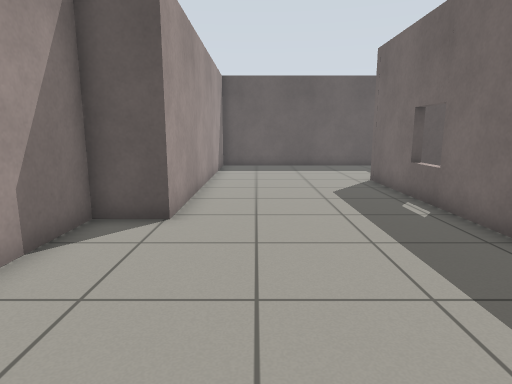
View 1 (above)

12 first-person views from a walk through a Gazebo world. The camera is 0.93 m above the floor, tilts 10° down and sees 75° across. The floor is counted in squares, 0.5 m on a side. Each view is taken from the middle of a square. On the plan, view 1 faces up. The plan holds only what a view shows up to about 17 squares ahead; the rest is blank.

View 2
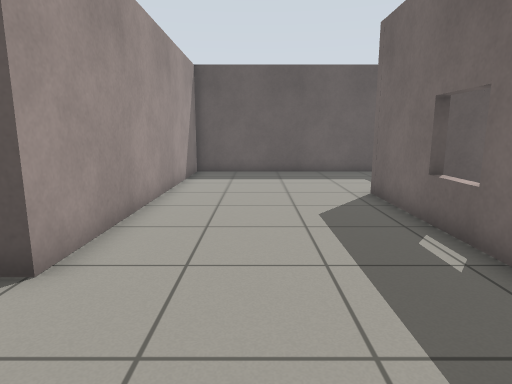

View 3
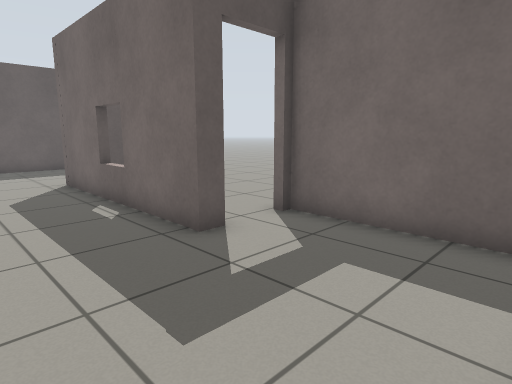

View 4
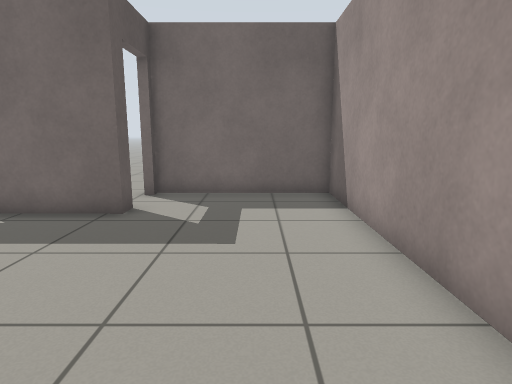

View 5
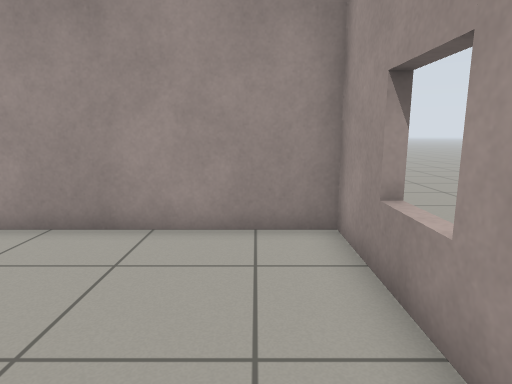

View 6
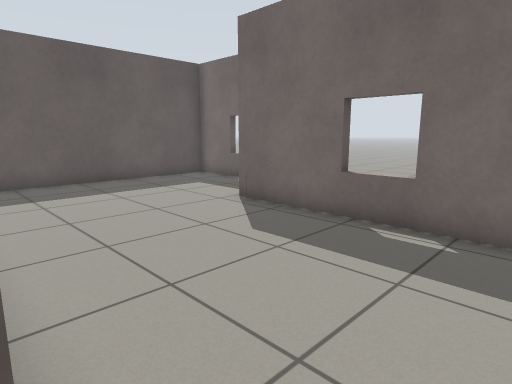

View 7
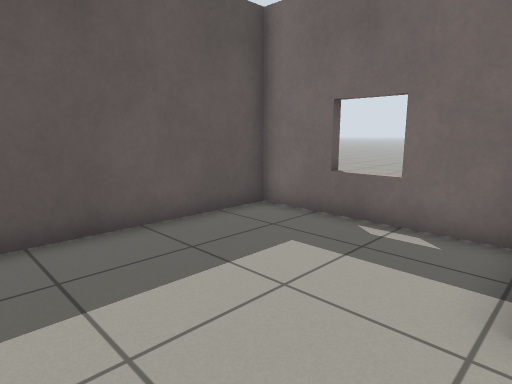

View 8
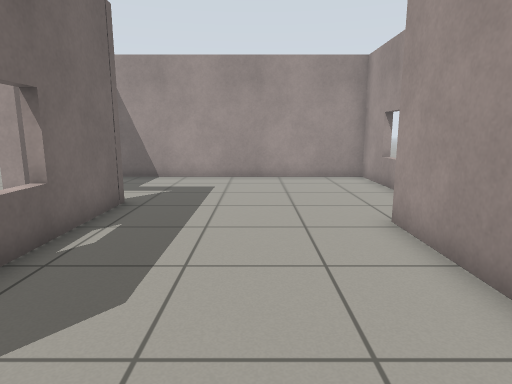

View 9
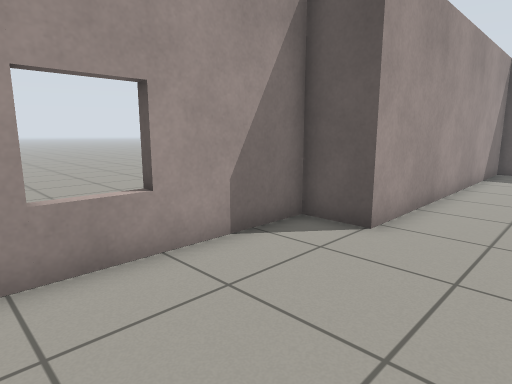

View 10
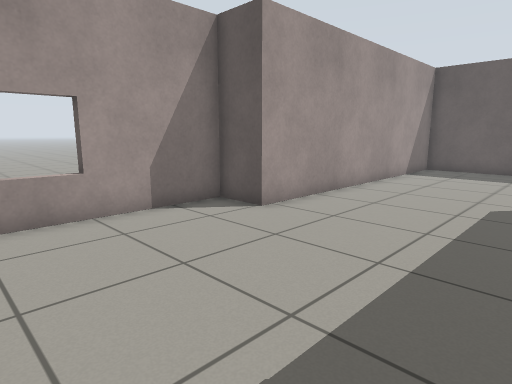

View 11
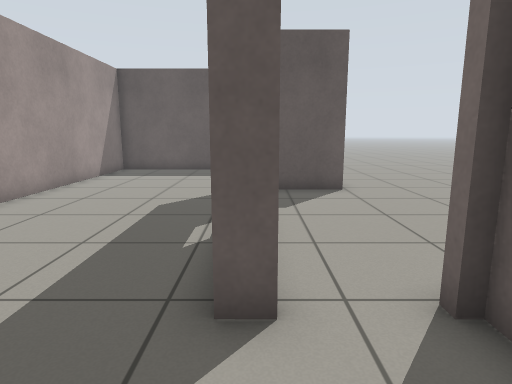

View 12
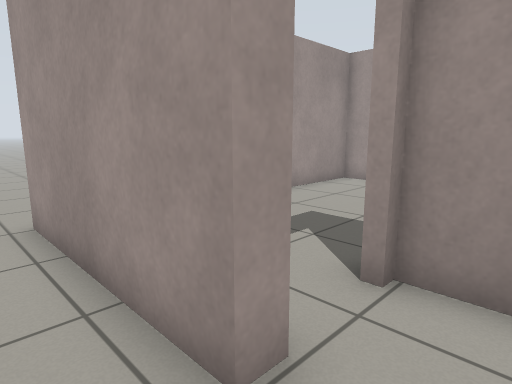

### Floor plan
Points are (right, up) in squares from view 1. A wall is a line through its corners. A room is listed if a view was taken in it or the views show most of it. See-through windows are left out.
Room 1 (views 1, 2, 3, 4, 5, 6, 7, 8, 9, 10, 11)
walls: (5.2, 5.1) (4.6, 5.1) (4.6, 13.4); (7.6, 13.6) (7.6, 19.3) (-1.9, 19.3) (-1.9, 7.1) (-3.6, 7.1) (-3.6, -0.3) (7.3, -0.3) (7.3, 5.1)
ways out: open door at (6.5, 5) to room 2
Room 2 (view 12)
walls: (7, 5.4) (7.6, 5.4) (7.6, -0.6); (4.9, 6.6) (4.9, 5.4); (8, 13) (5.7, 13)
ways out: open door at (6.5, 5) to room 1; opening at (7, -2)

Where each view was taken, in squares from view 1:
view 1: 0 up, 0 right, facing up
view 2: 3 up, 1 right, facing up
view 3: 0 up, 1 right, facing up-right
view 4: 2 up, 3 left, facing right
view 5: 6 up, 2 left, facing down
view 6: 6 up, 2 left, facing up-right
view 7: 13 up, 1 right, facing up-right
view 8: 14 up, 1 right, facing down
view 9: 1 up, 1 right, facing up-left
view 10: 1 up, 4 right, facing up-left
view 11: 2 up, 5 right, facing up
view 12: 7 up, 9 right, facing down-left
